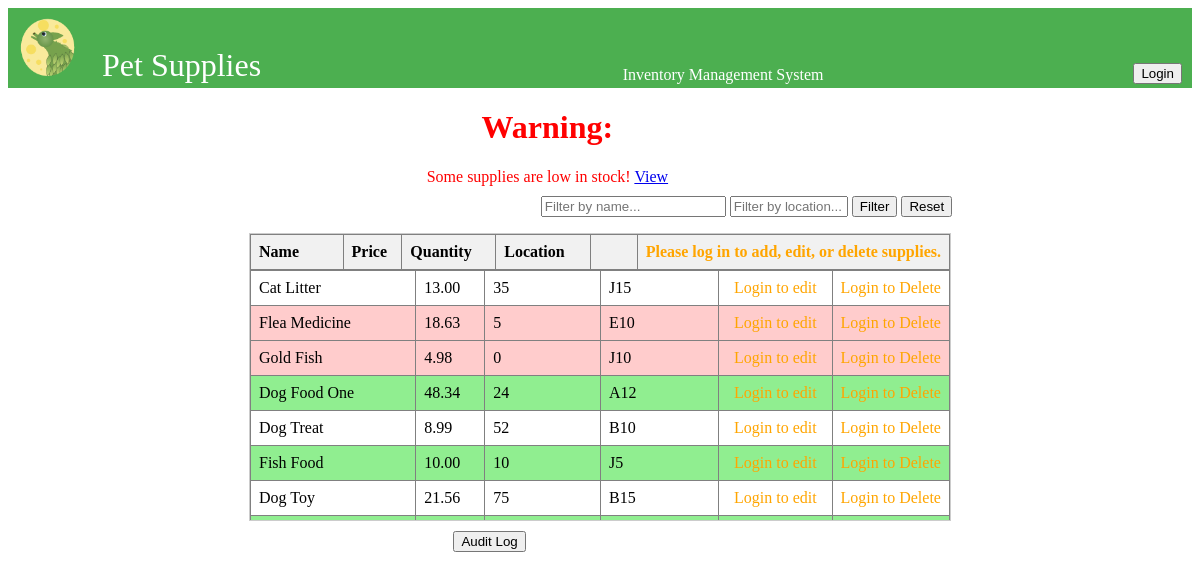
The page / on the database its author committed.
### inventory/models.py (models this page shows, shortened)
class Supply(models.Model):
    name = models.CharField(max_length=255, primary_key=True)
    price = models.FloatField()
    quantity = models.IntegerField()
    location = models.CharField(max_length=255)
    reorder_point = models.PositiveIntegerField(default=5)

### inventory/views.py (the view, shortened to what this page needs)
# urls.py: path('', views.index, name='index'),
def index(request):
    location_query = request.GET.get('location', '')
    name_query = request.GET.get('name', '')
    low_stock = request.GET.get('low_stock', False)
    supplies = Supply.objects.all()
    if low_stock:
        supplies = supplies.filter(quantity__lt=6)
    if location_query:
        supplies = supplies.filter(location__icontains=location_query)
    if name_query:
        supplies = supplies.filter(name__icontains=name_query)
    low_stock_items = Supply.objects.filter(quantity__lte=models.F('reorder_point'))
    low_stock_items_exist = low_stock_items.exists()
    context = {
        'supplies': supplies,
        'low_stock_items': low_stock_items,
        'location_query': location_query,
        'name_query': name_query,
        'low_stock_items_exist': low_stock_items_exist,
    }
    return render(request, 'inventory/index.html', context)

### inventory/templates/inventory/index.html (shortened to what this page needs)
{% load static %}
<!DOCTYPE html>
<html lang="en">
<head>
    <link rel="stylesheet" href="{% static 'css/styles.css' %}">
</head>
<body>
    <div class="header-container">
        <table class = "nav_tab">
            <tr>
                <td>
    <img src="{% static 'icons/TLeafLogo2sm.png' %}" alt="T Leaf Logo">
</td>
 <td class = "pet">
    <div class = "head">
        Pet Supplies
        </div>
    </td>
<td class = "warn2">
    <center>
 Inventory Management System
</center>
</td>
<td class = "login">
    <a href="{% url 'login' %}"><button type="button">Login</button></a>
</td>
</tr>
</table>
</div>
{% if low_stock_items %}
    <div class='warning' style="color: red;">
        <center>
            <strong><h1>Warning:</h1></strong> Some supplies are low in stock!
            <a href="{% url 'index' %}?low_stock=true" class="filter-button">View</a>
        </center>
    </div>
{% else %}
    <div style="color: rgb(0, 0, 0);">
        <center>All supplies are adequately stocked.</center>
    </div>
{% endif %}
    <div class="filter">
        <form method="get" style="margin-bottom: 1rem;">
            <input type="text" name="name" placeholder="Filter by name..." value="{{ name_query }}">
            <input type="text" name="location" placeholder="Filter by location..." value="{{ location_query }}" style="width: 110px;">
            <button type="submit">Filter</button>
            <a href="{% url 'index' %}"><button type="button">Reset</button></a>
        </form>
    </div>
    <center>
<div class="table-container">
    <div class="table-header">
        <table border="1" class="data_tab">
            <thead>
                <tr>
                    <th class="name_head">Name</th>
                    <th class="Price_head">Price</th>
                    <th class="Quan_head">Quantity</th>
                    <th class="loc_head">Location</th>
                    <th class="edit_head"></th>
                   <th class="del_head">
                    <center>{% if user.is_authenticated %}
                        <a href="{% url 'add_supply' %}">
                            <button type="button">Add</button>
                        </a>
                        {% else %}
                        <div style="color: orange;">
                            <strong>Please log in to add, edit, or delete supplies.</strong>
                        </div>
                        {% endif %}</center>
                    </th>
                </tr>
            </thead>
        </table>
    </div>
    <div class="table-body">
        <table border="1" class="data_tab">
            <tbody>
                {% for supply in supplies %}
                <tr {% if supply.quantity < 6 %}style="background-color: #ffcccc;"{% endif %}>
                    <td class="name_row">{{ supply.name }}</td>
                    <td class="Price_row" onclick="editField(this, 'price', '{{ supply.name }}')">
                        <span class="display">{{ supply.price|floatformat:2 }}</span>
                    </td>
                    <td class="Quan_row" onclick="editField(this, 'quantity', '{{ supply.name }}')">
                        <span class="display">{{ supply.quantity }}</span>
                    </td>
                    <td class="loc_row" onclick="editField(this, 'location', '{{ supply.name }}')">
                        <span class="display">{{ supply.location }}</span>
                    </td>
                    <td class='edit_button'>
                        <center>
                            {% if user.is_authenticated %}
                                <a href="{% url 'edit_supply' supply.name %}"><button type="button">Edit</button></a>
                            {% else %}
                                <span style="color: orange;">Login to edit</span>
                            {% endif %}
                        </center>
                    </td>
                    <td class='Del_button'>
                        <form action="{% url 'delete_supply' supply.name %}" method="post" style="display:inline;" onsubmit="return confirmDelete();">
                            {% if user.is_authenticated %}
                                <button type="submit">Delete</button>
                            {% else %}
                                <span style="color: orange;">Login to Delete</span>
                            {% endif %}
                        </form>
                    </td>
                </tr>
                {% empty %}
                <tr>
                    <td colspan="5">No supplies available.</td>
                </tr>
                {% endfor %}
            </tbody>
        </table>
    </div>
</div>
</center>
<table class = "bottom_nav">
    <tr>
        <td>
</td>
<td class = "blank"><a href="{% url 'audit_log' %}"><button type="button">Audit Log</button></a> </td>
<td class = "export">
</td>
</tr>
</table>
</body>
</html>

### inventory/static/css/styles.css (style rules this page uses)
.header-container { background-color: #4CAF50; align-items: center; height: 80px; color: white; text-align: center; }
.header-container img { width: 60px; height: auto; margin-right: 1px; }
.nav_tab { width: 100%; height: 50px; }
.nav_tab th, td, p { vertical-align: bottom; }
.pet { font-size: 2em; vertical-align: bottom; width: 20%; }
.bottom_nav { width: 700px; margin: auto; }
.blank { width: 450px; }
.export { width:5%; }
.warn2 { width:70%; }
.warning { width: 250px; margin: auto; margin-bottom: 10px; }
.edit_button { width:10%; }
.head { margin-right: auto; margin-left: 5px; vertical-align: top; }
.table-container { max-height: 300px; overflow-y: auto; width: 700px; border: 1px solid #ccc; }
.table-header { background-color: #f1f1f1; position: sticky; width: 700px; top: 0; z-index: 10; }
.table-body { width: 700px; max-height: 250px; overflow-y: auto; }
.data_tab { border-collapse: collapse; margin-right: auto; margin-left: auto; }
.data_tab th, td { text-align: left; padding: 8px; }
.data_tab tr:nth-child(even) { background-color: Lightgreen; }
.filter { margin-left: 45%; }
.warning { margin-left:35%; }
.name_head { width: 162px; }
.name_row { width: 160px; }
.Price_head { width: 57px; }
.Price_row { width: 56px; }
.Quan_head { width:115px; }
.Quan_row { width:120px; }
.loc_row { width:120px; }
.loc_head { width:119px; }
.edit_head { width:103px; }
.edit_button { width:100px; }
.Del_button { width:60px; }
.del_head { width:77px; }

### inventory/templates/inventory/index.html (style rules this page uses)
.data_tab th, .data_tab td { overflow: hidden; text-overflow: ellipsis; white-space: nowrap; }

### rows shown on the page
Supply: name "Cat Litter", price "13.00", quantity "35", location "J15", shows "Login to edit", shows "Login to Delete"
Supply: name "Flea Medicine", price "18.63", quantity "5", location "E10", shows "Login to edit", shows "Login to Delete"
Supply: name "Gold Fish", price "4.98", quantity "0", location "J10", shows "Login to edit", shows "Login to Delete"
Supply: name "Dog Food One", price "48.34", quantity "24", location "A12", shows "Login to edit", shows "Login to Delete"
Supply: name "Dog Treat", price "8.99", quantity "52", location "B10", shows "Login to edit", shows "Login to Delete"
Supply: name "Fish Food", price "10.00", quantity "10", location "J5", shows "Login to edit", shows "Login to Delete"
Supply: name "Dog Toy", price "21.56", quantity "75", location "B15", shows "Login to edit", shows "Login to Delete"
